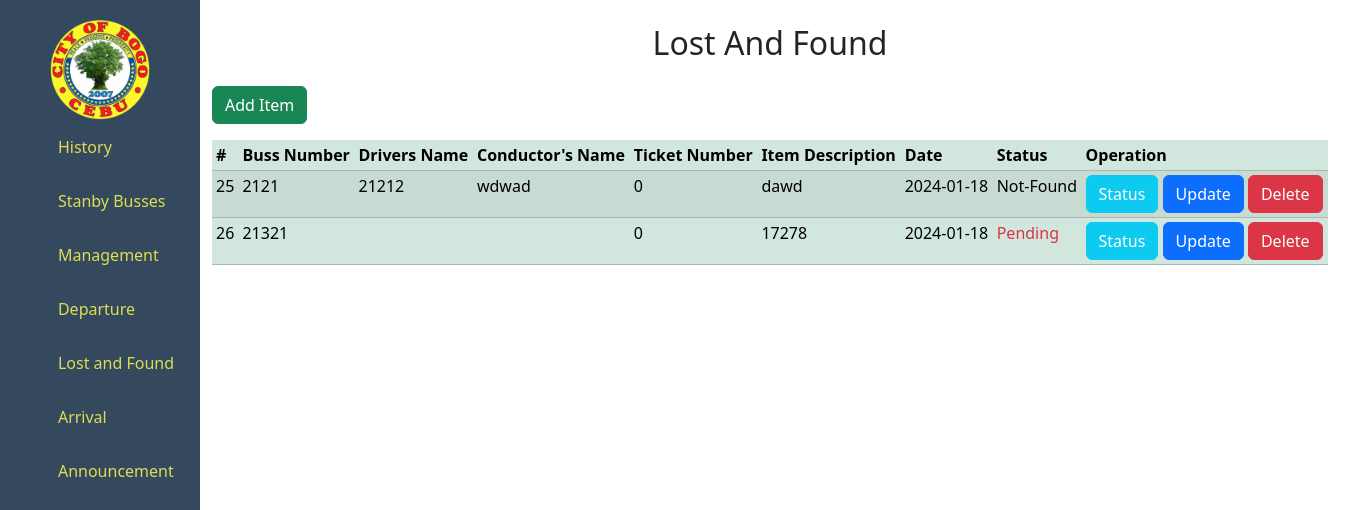
Page /Admin/05-Index.php on the committed database.
### tables this page shows
CREATE TABLE `lost_tb` (
  `id` int(50) NOT NULL,
  `bus_no` int(50) NOT NULL,
  `drivers_name` varchar(100) NOT NULL,
  `conductors_name` varchar(100) NOT NULL,
  `item` varchar(100) NOT NULL,
  `date` timestamp(6) NOT NULL DEFAULT current_timestamp(6) ON UPDATE current_timestamp(6),
  `status` varchar(50) NOT NULL,
  `ticket_no` int(50) NOT NULL
);

### Admin/05-Index.php (the view, shortened to what this page needs)
<?php
include("sidevar.php");
include 'Connection.php';
?>
<!DOCTYPE html>
<html lang="en">
<head>
    <link href="https://cdn.jsdelivr.net/npm/bootstrap@5.3.2/dist/css/bootstrap.min.css" rel="stylesheet">
</head>
<body>
    <div class="container mt-4" style="margin-left: 200px">
        <h2 class="text-center mt-4 mb-4">Lost And Found</h2>
        <button type="button" class="btn btn-success" data-bs-toggle="modal" data-bs-target="#addItemModal">Add Item</button>
        <table class="table table-success table-striped mt-3 table-sm">
            <thead>
                <tr>
                    <th scope="col">#</th>
                    <th scope="col">Buss Number</th>
                    <th scope="col">Drivers Name</th>
                    <th scope="col">Conductor's Name</th>
                    <th scope="col">Ticket Number</th>
                    <th scope="col">Item Description</th>
                    <th scope="col">Date</th>
                    <th scope="col">Status</th>
                    <th scope="col">Operation</th>
                </tr>
            </thead>
            <tbody>
                <?php
                $sql = "SELECT * FROM lost_tb";
                $result = mysqli_query($conn, $sql);
                if ($result) {
                    while ($row = mysqli_fetch_assoc($result)) {
                        $id = $row['id'];
                        $bus_no = $row['bus_no'];
                        $dname = $row['drivers_name'];
                        $cname = $row['conductors_name'];
                        $ticket = $row['ticket_no'];
                        $item = $row['item'];
                        $status = $row['status'];
                        $date = date("Y-m-d", strtotime($row['date']));
                        echo
                        '
                            <tr>
                             <td class="bus_id">' . $id . '</td>
                                <td>' . $bus_no . '</td>
                                <td>' . $dname . '</td>
                                <td>' . $cname . '</td>
                                <td>' . $ticket . '</td>
                                <td>' . $item . '</td>
                                <td>' . $date . '</td>
                                <td class="status-cell">' . $status . '</td>
                                <td>
                                <a href="#" class="btn btn-info update_stat" style="color:white;">Status</a>
                                <a href="#" class="btn btn-primary update_data">Update</a>
                                <button class="btn btn-danger" role="button" onclick="confirmDelete(' . $id . ')">Delete</button>
                            </td>
                            </tr>
                            ';
                    }
                }
                ?>
            </tbody>
        </table>
    </div>
</body>
</html>

### Admin/sidevar.php (style rules this page uses)
body { background: #34495E; color: #dd5; margin: 0; padding: 0; }

### Admin/05-Index.php (style rules this page uses)
.text-danger { color: #dc3545; }
.text-Not { color: yellow; }

### rows in the picture
lost_tb: id "25", bus_no "2121", drivers_name "21212", conductors_name "wdwad", ticket_no "0", item "dawd", date "2024-01-18", status "Not-Found"
lost_tb: id "26", bus_no "21321", ticket_no "0", item "17278", date "2024-01-18", status "Pending"
